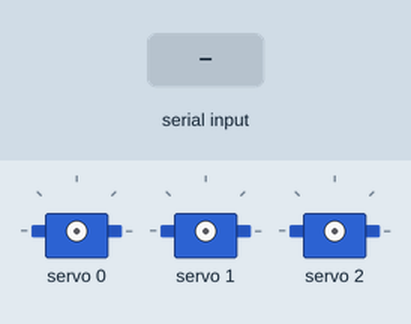
This sketch was run on a simulated ESP32. Shown: 3 × servo. Inputs (shaded band) come from the test bench. What the sketch prints to the serial monitor is not drawn.

Above: at 2.2 s.
2.3 s: "90,45,200\n" received over Serial
3.8 s: "30,150\n" received over Serial
At 4.7 s:
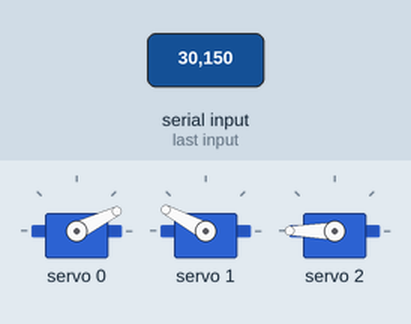
5.3 s: "5\n" received over Serial
At 5.7 s:
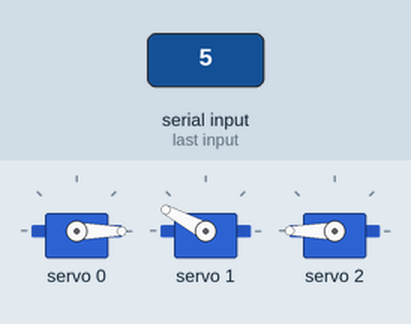
6.8 s: "30,150,10\n" received over Serial
At 8.0 s:
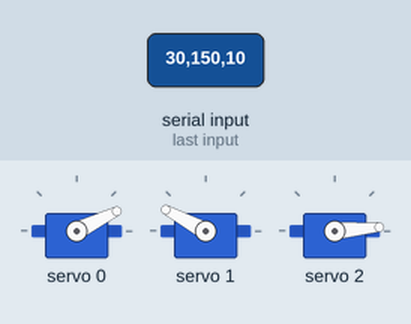
8.3 s: "90,45\n" received over Serial
At 9.2 s:
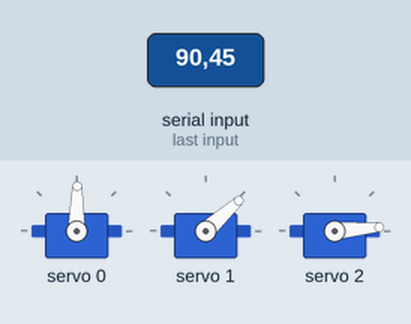
9.8 s: "200\n" received over Serial
At 10.3 s:
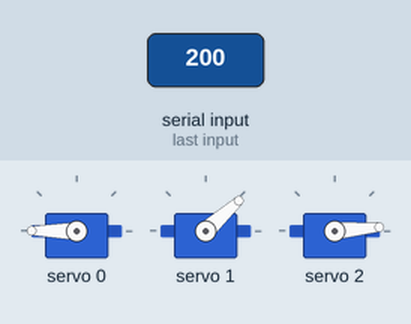
Timing chart, 0 to 12.3 s (numbered marks = the images above; inputs shaded):
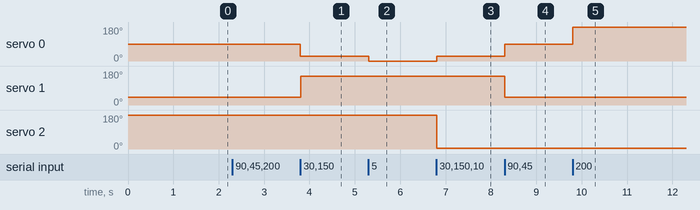

Measured:
- after the input at 3.8 s, servo 0: 89° → 26° at once; servo 1: 42° → 152° at once
- after the input at 5.3 s, servo 0: 26° → 0° at once
- after the input at 6.8 s, servo 0: 0° → 26° at once; servo 2: 180° → 5° at once
- after the input at 8.3 s, servo 0: 26° → 89° at once; servo 1: 152° → 42° at once
- after the input at 9.8 s, servo 0: 89° → 180° at once

The sketch:

ServoControl.i.ino
```cpp
#include <Wire.h>
#include <Adafruit_PWMServoDriver.h>

Adafruit_PWMServoDriver pwm = Adafruit_PWMServoDriver(0x40);

#define SERVOMIN 100
#define SERVOMAX 500

void setup() {
  Serial.begin(115200);
  Wire.begin();
  pwm.begin();
  pwm.setPWMFreq(50);
  delay(1000);  // let everything initialize
  Serial.println("✅ ESP32 + PCA9685 is ready.");
}

void loop() {
  static String input = "";
  while (Serial.available()) {
    char c = Serial.read();
    if (c == '\n') {
      Serial.print("🔄 Received command: ");
      Serial.println(input);
      handleCommand(input);
      input = "";
    } else {
      input += c;
    }
  }
}

void handleCommand(String cmd) {
  int angles[5];
  int index = 0;
  char *token = strtok((char *)cmd.c_str(), ",");
  while (token != NULL && index < 5) {
    angles[index++] = atoi(token);
    token = strtok(NULL, ",");
  }

  for (int i = 0; i < index; i++) {
    int pulse = map(angles[i], 0, 180, SERVOMIN, SERVOMAX);
    pwm.setPWM(i, 0, pulse);
    Serial.print("➡️ Servo ");
    Serial.print(i);
    Serial.print(" angle ");
    Serial.print(angles[i]);
    Serial.print(" → PWM ");
    Serial.println(pulse);
  }
}
```
